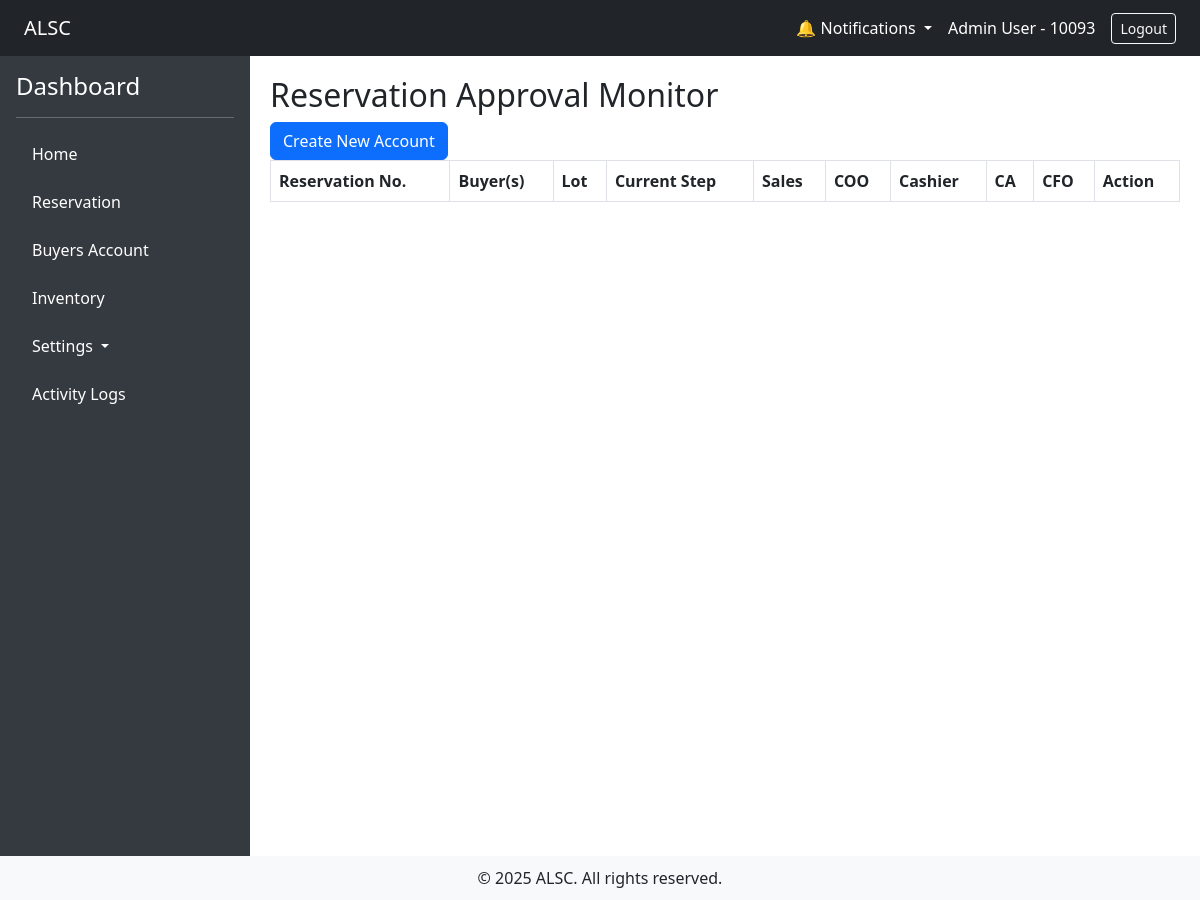
/?url=reservation/index (signed in), run on an earlier commit of the app's database.
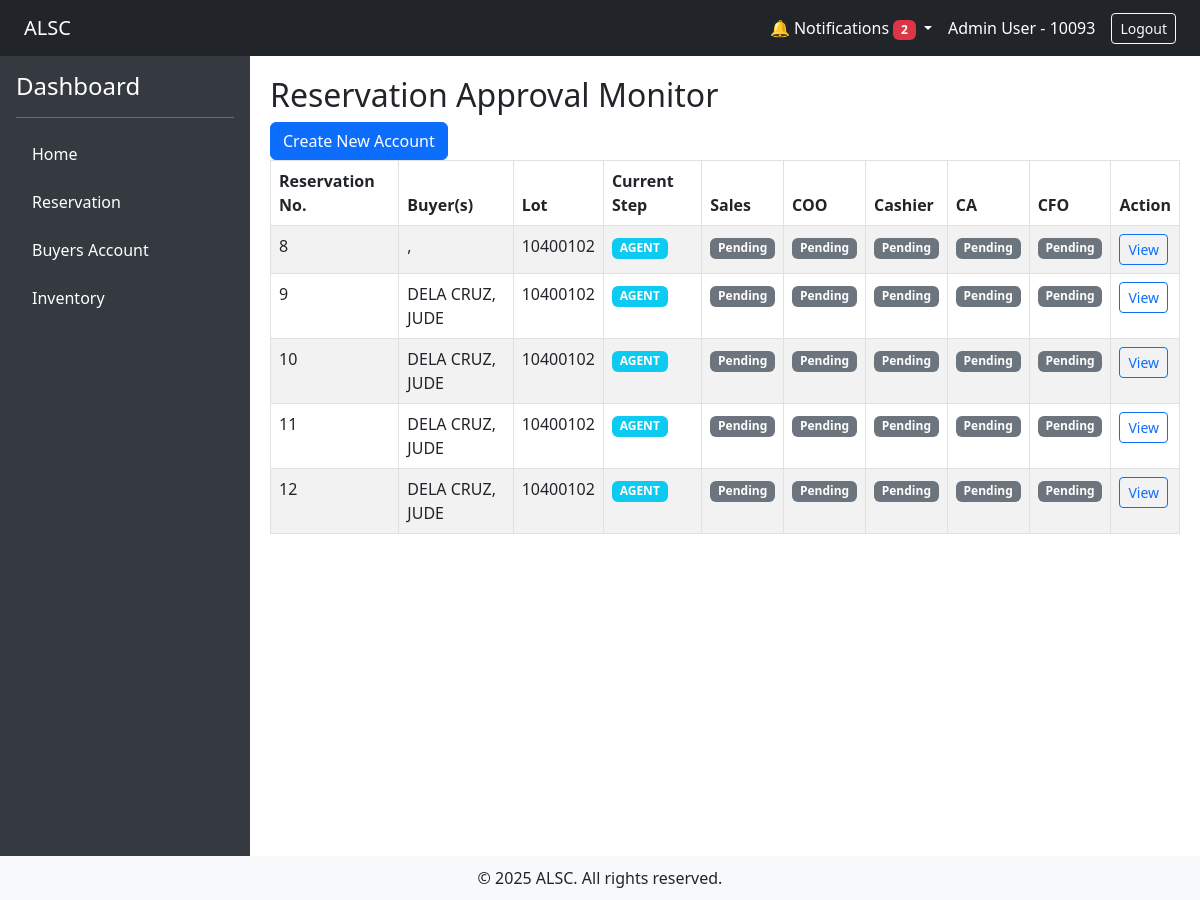
And on a later commit of the database.
### tables this page shows
CREATE TABLE `buyers_account_draft` (
  `id` int(11) UNSIGNED NOT NULL,
  `reservation_no` varchar(50) DEFAULT NULL,
  `account_no` bigint(20) DEFAULT NULL,
  `lot_id` int(11) NOT NULL,
  `date_of_sale` date DEFAULT NULL,
  `account_type` varchar(50) NOT NULL,
  `account_type_secondary` varchar(50) DEFAULT NULL,
  `lot_area` decimal(10,2) DEFAULT NULL,
  `lot_price_per_sqm` decimal(12,2) DEFAULT NULL,
  `lot_discount_percent` decimal(5,2) DEFAULT NULL,
  `lot_discount_amount` decimal(12,2) DEFAULT NULL,
  `house_model` varchar(100) DEFAULT NULL,
  `floor_area` decimal(10,2) DEFAULT NULL,
  `house_price_per_sqm` decimal(12,2) DEFAULT NULL,
  `house_discount_percent` decimal(5,2) DEFAULT NULL,
  `house_discount_amount` decimal(12,2) DEFAULT NULL,
  `fence_cost` decimal(10,2) DEFAULT NULL,
  `add_cost` decimal(10,2) DEFAULT NULL,
  `tcp_discount_percent` decimal(5,2) DEFAULT NULL,
  `tcp_discount_amount` decimal(12,2) DEFAULT NULL,
  `total_contract_price` decimal(14,2) DEFAULT NULL,
  `vat_amount` decimal(12,2) DEFAULT NULL,
  `net_total_contract_price` decimal(14,2) DEFAULT NULL,
  `reservation_fee` decimal(12,2) DEFAULT NULL,
  `payment_type_primary` varchar(50) DEFAULT NULL,
  `payment_type_secondary` varchar(50) DEFAULT NULL,
  `down_payment_percent` decimal(5,2) DEFAULT NULL,
  `net_down_payment` decimal(12,2) DEFAULT NULL,
  `number_of_payments` int(11) DEFAULT NULL,
  `monthly_down_payment` decimal(12,2) DEFAULT NULL,
  `first_down_payment_date` date DEFAULT NULL,
  `full_down_payment_due_date` date DEFAULT NULL,
  `amount_financed` decimal(14,2) DEFAULT NULL,
  `financing_terms_months` int(11) DEFAULT NULL,
  `interest_rate` decimal(5,2) DEFAULT NULL,
  `fixed_factor` decimal(10,6) DEFAULT NULL,
  `monthly_amortization` decimal(14,2) DEFAULT NULL,
  `amortization_start_date` date DEFAULT NULL,
  `status` varchar(30) DEFAULT 'draft',
  `current_step` varchar(30) DEFAULT 'agent',
  `approval_cycle` int(11) DEFAULT 1,
  `is_voided` tinyint(1) DEFAULT 0,
  `voided_by` int(11) DEFAULT NULL,
  `void_reason` text DEFAULT NULL,
  `voided_at` timestamp NOT NULL DEFAULT current_timestamp() ON UPDATE current_timestamp(),
  `created_at` timestamp NOT NULL DEFAULT current_timestamp(),
  `updated_at` timestamp NOT NULL DEFAULT current_timestamp()
);

CREATE TABLE `reservations_buyer` (
  `buyer_id` int(11) NOT NULL,
  `buyers_account_draft_id` int(11) UNSIGNED NOT NULL,
  `relationship_type` varchar(50) DEFAULT NULL,
  `is_primary` tinyint(1) DEFAULT 0,
  `last_name` varchar(255) NOT NULL,
  `first_name` varchar(255) NOT NULL,
  `middle_name` varchar(255) NOT NULL,
  `suffix_name` varchar(255) NOT NULL,
  `address` varchar(255) NOT NULL,
  `zip_code` varchar(255) NOT NULL,
  `address_abroad` text NOT NULL,
  `birthdate` date NOT NULL,
  `age` int(11) NOT NULL,
  `viber` varchar(25) NOT NULL,
  `gender` text NOT NULL,
  `civil_status` text NOT NULL,
  `citizenship` varchar(255) NOT NULL,
  `id_presented` varchar(255) NOT NULL,
  `tin_no` varchar(255) NOT NULL,
  `email` varchar(255) NOT NULL,
  `contact_no` varchar(100) NOT NULL,
  `contact_abroad` varchar(100) NOT NULL
);

### app/controllers/reservation_controller.php (called while the page is built, shortened)
<?php
require_once __DIR__ . '/../models/Reservations.php';
class Reservation extends Controller
{
    public function index()
    {
        $reservations = Reservations::all();
        $approval_logs = Reservations::app_log();
        $logs_by_reservation = [];
        foreach ($approval_logs as $log) {
            $logs_by_reservation[$log->id][] = $log;
        }
        foreach ($reservations as $res) {
            $res->approval_logs = $logs_by_reservation[$res->id] ?? [];
        }
        return $this->view('reservation/index', ['reservations' => $reservations]);
    }
}

### app/core/App.php (called while the page is built, shortened)
<?php
class App
{
    protected $method = 'index';
    public function __construct()
    {
        $url = $this->parseUrl();
        if ($url) {
            if (file_exists(__DIR__ . '/../controllers/' . $url[0] . '_controller.php')) {
                unset($url[0]);
            }
        }
        $this->controller = new $this->controller;
        if (isset($url[1])) {
            if (method_exists($this->controller, $url[1])) {
                $this->method = $url[1];
                unset($url[1]);
            }else $this->method = "notfound";
        }
        $this->params = $url ? array_values($url) : [];
        call_user_func_array([$this->controller, $this->method], $this->params);
    }
    public function parseUrl()
    {
        if (isset($_GET['url'])) {
            return explode('/', filter_var(rtrim($_GET['url'], '/'), FILTER_SANITIZE_URL));
        }
    }
}

### index.php (called while the page is built, shortened)
<?php
require_once './app/init.php';
$app = new App;

### app/init.php (called while the page is built, shortened)
<?php
require_once 'config/Connection.php';
require_once 'core/App.php';
require_once 'core/Controller.php';
require_once 'helpers/activity_helper.php';
require_once 'helpers/notif_helper.php';
require_once 'helpers/auth_helper.php';
function url($path = '')
{
    $base = rtrim('/alsc_app', '/');
    $path = ltrim($path, '/');
    return $base . '/?url=' . $path;
}

### app/config/Connection.php (called while the page is built, shortened)
<?php
class Connection
{
    private static $instance;
    private $conn;
    public function __construct()
    {
        try {
            $dbh = "mysql:host=". DB_HOST .";dbname=". DB_NAME ;
            $this->conn = new PDO($dbh, DB_USER , DB_PASS);
            $this->conn->setAttribute(PDO::ATTR_ERRMODE, PDO::ERRMODE_EXCEPTION);
        } catch (PDOException $e) {
            echo "Connection failed: " . $e->getMessage();
        }
    }
    public static function getInstance()
    {
        if (!self::$instance) {
            self::$instance = new Connection();
        }
        return self::$instance;
    }
    public function getConnection()
    {
        return $this->conn;
    }
}

### app/models/PermissionRole.php (called while the page is built, shortened)
<?php
require_once __DIR__ . '/../core/Model.php';
class PermissionRole extends Model
{
    public static function getPermissionsForRole($role_id)
    {
        $instance = new static();
        $stmt = $instance->db->prepare("
            SELECT p.* FROM permissions p
            JOIN permission_role pr ON p.id = pr.permission_id
            WHERE pr.role_id = ?
        ");
        $stmt->execute([$role_id]);
        return $stmt->fetchAll(\PDO::FETCH_OBJ);
    }
}

### app/core/Model.php (called while the page is built, shortened)
<?php
class Model
{
    public function __construct()
    {
        $this->db = Connection::getInstance()->getConnection();
    }
}

### app/models/Reservations.php (called while the page is built, shortened)
<?php
require_once __DIR__ . '/../core/Model.php';
class Reservations extends Model
{
    public static function all()
    {
        $instance = new static();
        $stmt = $instance->db->query("
        SELECT
            ba.*,
            b.*,
            p.c_acronym AS project_acronym,
            l.site_id,
            l.block,
            l.lot
        FROM
            buyers_account_draft ba
        LEFT JOIN reservations_buyer b ON ba.id = b.buyers_account_draft_id AND b.is_primary = TRUE
        LEFT JOIN lots l ON ba.lot_id = l.id
        LEFT JOIN t_projects p ON l.site_id = p.c_code");
        return $stmt->fetchAll(PDO::FETCH_OBJ);
    }
    public static function app_log()
    {
        $instance = new static();
        $stmt = $instance->db->query("
        SELECT
            al.buyers_account_draft_id AS id,
            al.step,
            al.action AS status,
            al.performed_by_user_id,
            al.performed_by_role,
            al.comments,
            al.created_at
        FROM approval_logs al
        WHERE al.buyers_account_draft_id IN (SELECT id FROM buyers_account_draft)");
        return $stmt->fetchAll(PDO::FETCH_OBJ);
    }
}

### app/helpers/activity_helper.php (called while the page is built, shortened)
<?php
function current_user_id() {
    return $_SESSION['user']['employee_id'] ?? null;
}

### app/helpers/notif_helper.php (called while the page is built, shortened)
<?php
require_once __DIR__ . '/../core/Model.php';
class Notification extends Model {
    public static function unread($user_id) {
        $instance = new static();
        $stmt = $instance->db->prepare("SELECT * FROM notifications WHERE user_id = ? AND is_read = 0 ORDER BY created_at DESC");
        $stmt->execute([$user_id]);
        return $stmt->fetchAll(PDO::FETCH_OBJ);
    }
}

### app/views/reservation/index.php (the view, shortened to what this page needs)
<h2>Reservation Approval Monitor</h2>
<a href="<?= url('reservation/create') ?>" class="btn btn-primary">Create New Account</a>
<table class="table table-bordered table-striped">
  <thead>
    <tr>
      <th>Reservation No.</th>
      <th>Buyer(s)</th>
      <th>Lot</th>
      <th>Current Step</th>
      <th>Sales</th>
      <th>COO</th>
      <th>Cashier</th>
      <th>CA</th>
      <th>CFO</th>
      <th>Action</th>
    </tr>
  </thead>
  <tbody>
    <?php foreach ($reservations as $res): ?>
      <tr>
        <td><?= $res->id ?></td>
        <td><?= $res->last_name ?>, <?= $res->first_name  ?></td>
        <td><?= $res->lot_id ?></td>
        <td><span class="badge bg-info"><?= strtoupper($res->current_step) ?></span></td>
        <td><?= renderStep($res->approval_logs, 'sales') ?></td>
        <td><?= renderStep($res->approval_logs, 'coo') ?></td>
        <td><?= renderStep($res->approval_logs, 'cashier') ?></td>
        <td><?= renderStep($res->approval_logs, 'credit_assessment') ?></td>
        <td><?= renderStep($res->approval_logs, 'cfo') ?></td>
        <td>
          <a href="/reservation/view/<?= $res->id ?>" class="btn btn-sm btn-outline-primary">View</a>
        </td>
      </tr>
    <?php endforeach; ?>
  </tbody>
</table>

### app/core/Controller.php (shortened to what this page needs)
<?php
class Controller
{
    protected function view($view, $data = [], $layout = 'layouts/main')
    {
        extract($data);
        require_once(__DIR__ . '/../views/' . $view . '.php');
        $content = ob_get_clean();
        if ($layout) {
            require_once(__DIR__ . '/../views/' . $layout . '.php');
        } else {
            echo $content;
        }
    }
}

### app/views/layouts/main.php (shortened to what this page needs)
<!DOCTYPE html>
<html lang="en">
<head>
    <link href="https://cdn.jsdelivr.net/npm/bootstrap@5.3.0/dist/css/bootstrap.min.css" rel="stylesheet">
</head>
<body>
<div class="d-flex flex-column">
    <nav class="navbar navbar-expand-lg navbar-dark bg-dark px-4">
        <a class="navbar-brand" href="<?= url('dashboard/index') ?>">ALSC</a>
        <div class="ms-auto d-flex align-items-center">
            <?php
            $notifications = Notification::unread(current_user_id());
            $unreadCount = count($notifications);
            ?>
            <div class="nav-item dropdown me-3">
                <a class="nav-link dropdown-toggle text-white" href="#" role="button" data-bs-toggle="dropdown">
                    🔔 Notifications
                    <?php if ($unreadCount > 0): ?>
                        <span class="badge bg-danger" id="unreadCount"><?= $unreadCount ?></span>
                    <?php endif; ?>
                </a>
            </div>
            <span class="text-white me-3">
                <?= htmlspecialchars($_SESSION['user']['name']) ?> - <?= htmlspecialchars($_SESSION['user']['employee_id']) ?>
            </span>
            <a href="<?= url('auth/logout') ?>" class="btn btn-outline-light btn-sm">Logout</a>
        </div>
    </nav>
    <div class="d-flex">
        <div class="sidebar p-3">
            <h4>Dashboard</h4>
            <hr>
            <ul class="nav flex-column">
                <li class="nav-item mb-2">
                    <a href="<?= url('dashboard/index') ?>" class="nav-link">Home</a>
                </li>
                <li class="nav-item mb-2">
                    <a href="<?= url('reservation/index') ?>" class="nav-link">Reservation</a>
                </li>
                <li class="nav-item mb-2">
                    <a href="<?= url('buyersaccount/index') ?>" class="nav-link">Buyers Account</a>
                </li>
                <li class="nav-item mb-2">
                    <a href="<?= url('inventory/index') ?>" class="nav-link">Inventory</a>
                </li>
                <?php if (can('manage_users') || can('manage_permissions') || can('manage_roles')): ?>
                    <li class="nav-item dropdown mb-2">
                        <a class="nav-link dropdown-toggle text-white" href="#" id="navbarDropdown" role="button" data-bs-toggle="dropdown" aria-expanded="false">
                            <i class="bi bi-gear-fill"></i> Settings
                        </a>
                    </li>
                <?php endif; ?>
                <?php if (can('view_logs')): ?>
                    <li class="nav-item mb-2">
                        <a href="<?= url('logs/index') ?>" class="nav-link">Activity Logs</a>
                    </li>
                <?php endif; ?>
            </ul>
        </div>
        <div class="content w-100">
            <?php echo $content; ?>
        </div>
    </div>
</div>
<footer>
    &copy; <?= date('Y') ?> ALSC. All rights reserved.
</footer>
</body>
</html>

### app/helpers/auth_helper.php (shortened to what this page needs)
<?php
require_once __DIR__ . '/../models/PermissionRole.php';
function can($permission)
{
    if (!isset($_SESSION['user']['permissions'])) {
        $role_id = $_SESSION['user']['role_id'];
        $permissionObjects = PermissionRole::getPermissionsForRole($role_id);
    }
    return in_array($permission, $_SESSION['user']['permissions']);
}
function renderStep($logs, $step) {
    $log = array_filter($logs, fn($l) => $l->step === $step);
    if (!$log) return '<span class="badge bg-secondary">Pending</span>';
    $log = array_shift($log);
    $status = $log->status;
    $badge = match($status) {
        'approved' => 'success',
        'validated' => 'primary',
        'voided', 'disapproved' => 'danger',
        'for revision' => 'warning',
        default => 'secondary'
    };
    return "<span class='badge bg-{$badge}'>" . ucfirst($status) . "</span>";
}

### app/views/layouts/main.php (style rules this page uses)
body { min-height: 100vh; display: flex; flex-direction: column; }
.sidebar { min-width: 250px; background: #343a40; min-height: 100vh; color: white; }
.sidebar a { color: white; text-decoration: none; }
.content { flex-grow: 1; padding: 20px; }
footer { background: #f8f9fa; padding: 10px; text-align: center; }

What changed in the data, as far as the page shows it:
added buyers_account_draft: id "8", lot "10400102", current_step "AGENT"
added buyers_account_draft: id "9", reservations_buyer.last_name "DELA CRUZ", reservations_buyer.first_name "JUDE", lot "10400102", current_step "AGENT"
added buyers_account_draft: id "10", reservations_buyer.last_name "DELA CRUZ", reservations_buyer.first_name "JUDE", lot "10400102", current_step "AGENT"
added buyers_account_draft: id "11", reservations_buyer.last_name "DELA CRUZ", reservations_buyer.first_name "JUDE", lot "10400102", current_step "AGENT"
added buyers_account_draft: id "12", reservations_buyer.last_name "DELA CRUZ", reservations_buyer.first_name "JUDE", lot "10400102", current_step "AGENT"
Also different on the page:
$unreadCount: (not shown) → "2"
text no longer shown: "Settings Activity Logs"
